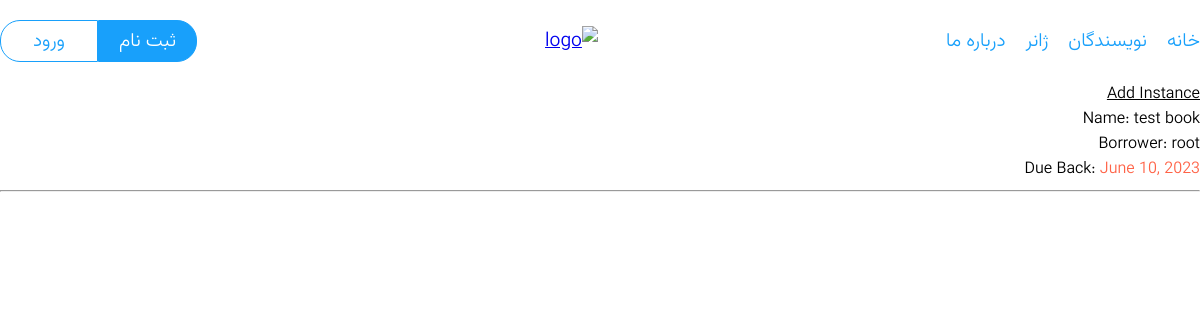
/book/all-instances/ (signed in), run on an earlier commit of the app's database.
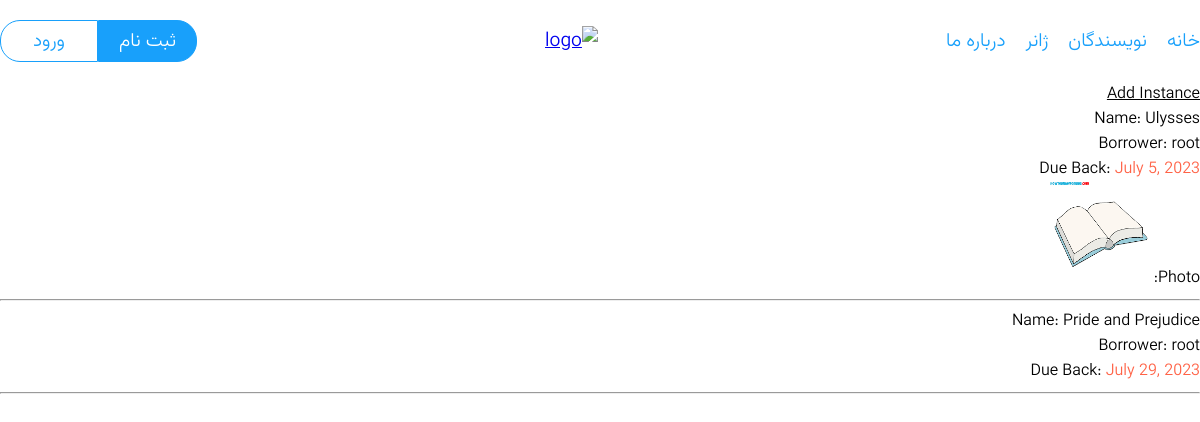
And on a later commit of the database.
### book/models.py (models this page shows, shortened)
class BookInstance(models.Model):
    LOAN_STATUS = (
                    ('o', 'On Loan'),
                    ('a', 'Available'),
                   )
    TODAY = datetime.today()
    DUE_DATE = TODAY + timedelta(weeks = 1)
    id = models.UUIDField(primary_key = True,
                          default = uuid.uuid1,
                          help_text = 'Unique ID for this particular book across whole library')
    book = models.ForeignKey(Book,
                             on_delete = models.PROTECT,
                             null = False,
                             blank = False,)
    due_back = models.DateField(default = DUE_DATE,
                                null = False,
                                blank = False,
                                help_text = 'Default one week (7days).')
    borrower = models.ForeignKey(User,
                                 on_delete = models.PROTECT,
                                 null = False,
                                 blank = False,)
    status = models.CharField(max_length = 1,
                              choices = LOAN_STATUS,
                              default = 'o',
                              blank = False,
                              null = False)
    class Meta:
        ordering = ["due_back"]
        verbose_name = 'Book Instance'

class Book(models.Model):
    LOAN_STATUS = (
                    ('o', 'On Loan'),
                    ('a', 'Available'),
                   )
    name = models.CharField(max_length = 60,
                            null = False,
                            blank = False,)
    summry = models.TextField(max_length = 1000,
                              help_text = 'Enter a brief description of the book')
    genre = models.ManyToManyField(Genre,
                                   help_text = 'Select a genre for this book')
    author = models.ForeignKey('Author',
                               on_delete = models.PROTECT,
                               null = False,)
    status = models.CharField(max_length = 1,
                              choices = LOAN_STATUS,
                              default = 'a',
                              blank = False,
                              null = False)
    bookImage = models.ImageField(upload_to = 'bookImage/',
                                    null = True,
                                    blank = True)
    def __str__(self):
        return self.name

### book/views.py (the view)
# urls.py: path('all-instances/', views.showBookInstance, name = 'allInstances'),
@login_required
def showBookInstance(request):
    today = date.today()
    time = 23
    book_instances = BookInstance.objects.filter(borrower = request.user)
    for instance in book_instances:
        if instance.due_back <= today and time == datetime.now().hour:
            instance.delete()
            book = Book.objects.get(id=instance.book.id)
            messages.success(request,  f'{instance.book} book was deleted due to timeout.', 'warning')
            book.status = 'a'
            book.save()
    bookInstances = BookInstance.objects.filter(borrower = request.user)
    context = {'bookInstances': bookInstances
                }
    return render(request, 'book/showBookInstance.html', context)

### templates/media/book/showBookInstance.html (shortened to what this page needs)
{% extends 'parents/main.html' %}
{% block content %}
<a href="{% url 'book:home' %}" class="btn btn-warning" style="color: black; ">Add Instance</a>
    {% if bookInstances.count == 0 %}
        <h3> don't have instance </h3>
    {% else %}
        {% for bookInstance in bookInstances %}
            <h6>Name: <strong>{{ bookInstance.book }}</strong></h6>
            <h6>Borrower: <strong>{{ bookInstance.borrower }}</strong></h6>
            <small>Due Back: <strong style="color: tomato;">{{ bookInstance.due_back }}</strong></small>
            {% if bookInstance.book.bookImage %}
                <h6>Photo:<strong> <img style="width: 100px; height: 100px; margin-left: 20px;"
                            src="{{ bookInstance.book.bookImage.url }}" alt=""></strong></h6>
            {% endif %}
            <hr>
        {% endfor %}
    {% endif %}
{% endblock %}

### templates/media/parents/main.html (shortened to what this page needs)
<!DOCTYPE html>
<html lang="fa" dir="rtl">
   {% include 'partials/header.html' %}
   <head>
   </head>
   <body>
      {% if not request.path == '/account/login/' and not request.path == '/account/sign-up/' %}
         {% include 'partials/navigations.html' %}
      {% endif %}
      {% block content%}{% endblock %}
   </body>
</html>

### templates/media/partials/header.html (shortened to what this page needs)
{% load static %}
<link rel="stylesheet" href="{% static 'asets/style/main-style.css' %}" />
<link rel="stylesheet" href="{% static 'asets/style/var.css' %}" />
<link rel="stylesheet" href="{% static 'asets/style/fonts.css' %}" />

### templates/media/partials/navigations.html
{% load static %}
<nav>
  <div class="nav">
     <ul class="nav-ul">
        <li><a href="{% url 'book:home' %}">خانه</a></li>
        <li><a href="{% url 'book:allAuthors' %}">نویسندگان</a></li>
        <li><a href="{% url 'book:allGenres' %}">ژانر</a></li>
        <li><a href="{% url 'book:about' %}">درباره ما</a></li>
     </ul>
  </div>
  <a href="{% url 'book:home' %}">
     <img src="{% static 'asets/img/logo.png' %}" alt="logo" class="logo" />
  </a>
  <div class="navBtns">
     <a href="{% url 'account:register' %}" class="sign-in">ثبت نام</a>
     <a href="{% url 'account:login' %}" class="login">ورود</a>
  </div>
</nav>

### templates/static/asets/style/main-style.css (style rules this page uses)
html, body, div, span, applet, object, iframe, h1, h2, h3, h4, h5, h6, p, blockquote, pre, a, abbr, acronym, address, big, cite, code, del, dfn, em, img, ins, kbd, q, s, samp, small, strike, strong, sub, sup, tt, var, b, u, i, center, dl, dt, dd, ol, ul, li, fieldset, form, label, legend, table, caption, tbody, tfoot, thead, tr, th, td, article, aside, canvas, details, embed, figure, figcaption, footer, header, hgroup, menu, nav, output, ruby, section, summary, time, mark, audio, video { margin: 0; padding: 0; border: 0; font-size: 100%; font: inherit; vertical-align: baseline; }
* { box-sizing: border-box; }
ol, ul { list-style: none; }
body { font-family: Vazirmatn300; }
html { scale: smooth; }
nav { width: 100%; max-width: 1300px; margin: 20px 0; display: flex; justify-content: space-between; align-items: center; font-size: 1.2rem; height: auto; }
nav .nav ul { display: flex; }
nav .nav ul li { margin-left: 20px; width: auto; height: auto; }
nav .nav ul li:last-child { margin-left: 0px; }
nav .nav ul li a { text-decoration: none; color: var(--primary-blue); transition: linear 0.2s; }
.logo { width: 80px; }
nav .navBtns a { text-decoration: none; color: var(--primary-blue); }
.navBtns { display: flex; }
nav .navBtns .sign-in { border: var(--border-blue); padding: 5px 20px; border-radius: 0px 20px 20px 0px; color: var(--primary-white); background-color: var(--primary-blue); transition: linear 0.1s; }
nav .navBtns .login { border: var(--border-blue); border-radius: 20px 0px 0px 20px; padding: 5px 32px; transition: linear 0.1s; }

### templates/static/asets/style/var.css (style rules this page uses)
:root { --primary-blue : #18A0FB ; --primary-white :#fff ; --primary-gray:#ccc ; --primary-red : #FF6A6A; --primary-red-hover: #af4848; --primary-text : #080a38; --hover-blue : #3b82f6; --active-blue : #2563eb; --card-shadow-gradient : linear-gradient(359deg, rgba(0, 0, 0, 0.88) 2.56%, rgba(0, 0, 0, 0.04) 47.34%, rgba(217, 217, 217, 0.00) 100%); --shadow-header-filter: drop-shadow(8px 8px 15px rgba(0, 0, 0, 0.39)); --shadow-pro-box:0px 4px 4px 0px rgba(0, 0, 0, 0.25) inset, 0px 4px 4px 0px rgba(0, 0, 0, 0.25); --shadow-product:0px 4px 4px 0px rgba(0, 0, 0, 0.25); --border-blue:1px solid var(--primary-blue); }

What changed in the data, as far as the page shows it:
removed BookInstance: book "test book", borrower "root", due_back "June 10, 2023"
added BookInstance: book "Ulysses", borrower "root", due_back "July 5, 2023", book.bookImage (picture)
added BookInstance: book "Pride and Prejudice", borrower "root", due_back "July 29, 2023"
